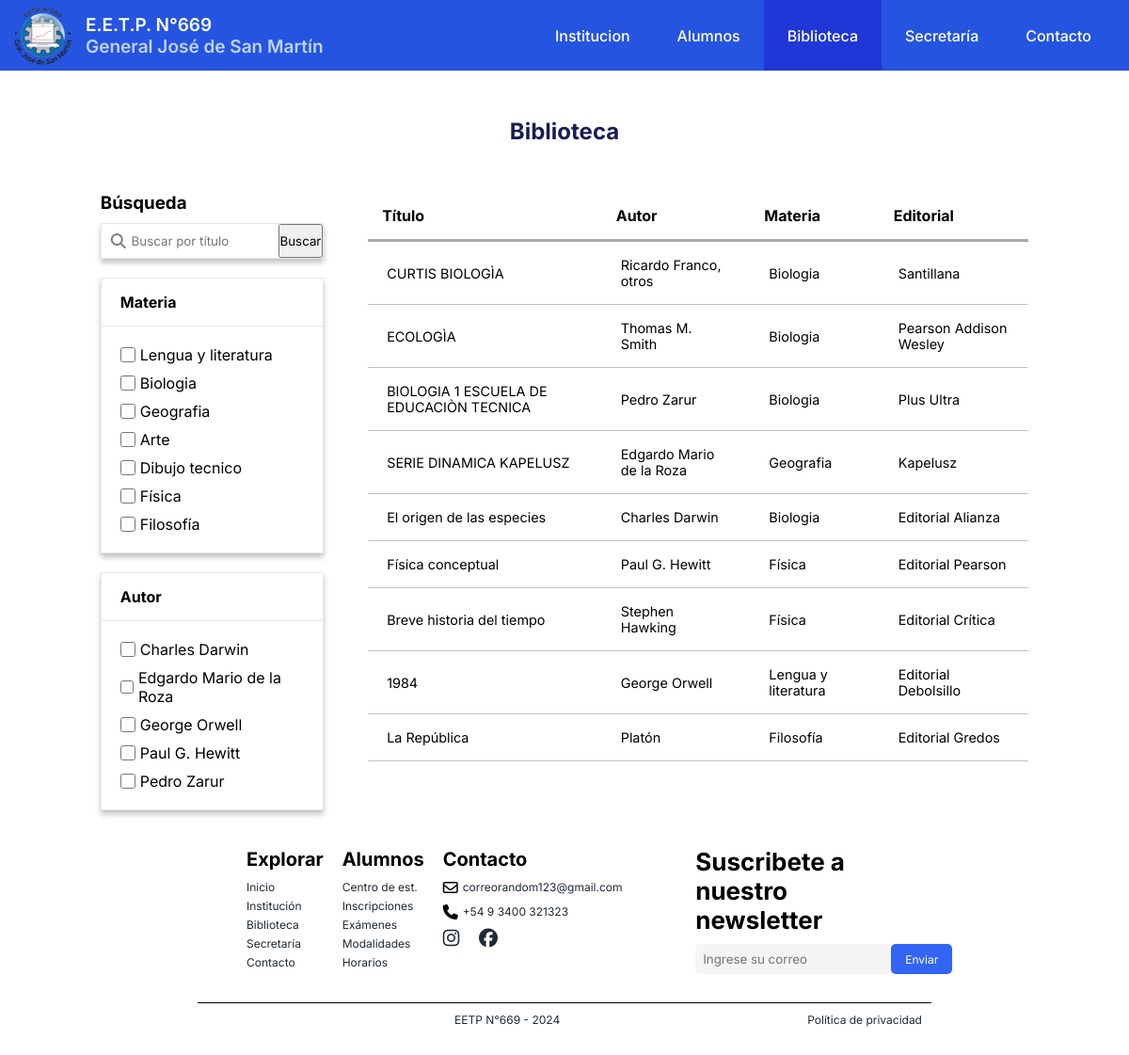
The app's page /biblioteca with its own data.
### materias/models.py (models this page shows, shortened)
class Materia(models.Model):
    nombre = models.CharField(max_length=100, verbose_name='Nombre')
    created = models.DateTimeField(auto_now_add=True)
    updated = models.DateTimeField(auto_now=True)

### libros/models.py (models this page shows, shortened)
class Libro(models.Model):
    title = models.CharField(max_length=100, verbose_name='Titulo')
    publisher = models.CharField(max_length=100, verbose_name='Editorial')
    materia = models.ForeignKey(Materia, verbose_name='Materia', default=1, on_delete=models.CASCADE)
    stock = models.IntegerField(verbose_name='Cantidad')
    author = models.CharField(max_length=100, verbose_name='Autor')
    isbn = models.IntegerField(verbose_name='ISBN')
    created = models.DateTimeField(auto_now_add=True)
    updated = models.DateTimeField(auto_now=True)

### libros/views.py (the view)
# urls.py: path('', LibrosListView.as_view(), name="biblioteca"),
class LibrosListView(ListView):
    model = Libro
    template_name = 'libros/biblioteca.html'
    context_object_name = 'libros'
    def get_queryset(self):
        queryset = super().get_queryset()
        query = self.request.GET.get('q', '')
        if query:
            queryset = queryset.filter(title__icontains=query)
        selected_authors = self.request.GET.getlist('author')
        if selected_authors:
            queryset = queryset.filter(author__in=selected_authors)
        selected_materias = self.request.GET.getlist('materia')
        if selected_materias:
            queryset = queryset.filter(materia__nombre__in=selected_materias)
        return queryset
    def get_context_data(self, **kwargs):
        context = super().get_context_data(**kwargs)
        context['autores'] = (
                    Libro.objects
                    .values_list('author', flat=True)
                    .distinct()
                    .order_by('author')[:5]
                )
        context['materias'] = Materia.objects.all()
        context['query'] = self.request.GET.get('q', '')
        context['selected_authors'] = self.request.GET.getlist('author')
        context['selected_materias'] = self.request.GET.getlist('materia')
        return context

### modalidades/processors.py (called while the page is built)
def ctx_dict(request):
    ctx = {'modalidades': Modalidad.objects.all() }
    return ctx

### libros/templates/libros/biblioteca.html (shortened to what this page needs)
{% extends "core/base.html" %}
{% load static %}
{% block extra_css %}
    <link rel="stylesheet" href="{% static "/css/index.css" %}">
    <link rel="stylesheet" href="{% static "/css/biblioteca.css" %}">
    <link rel="stylesheet" href="{% static "/css/layout/textos.css" %}">
    {% endblock extra_css %}
{% block content %}
<h2 class="txt_principal">Biblioteca</h2>
<div class="container">
    <div class="filters">
        <h3>Búsqueda</h3>
        <form method="GET" id="filters-form">
            <div class="search-box">
                <i class="fa-solid fa-magnifying-glass"></i>
                <input type="text" name="q" placeholder="Buscar por título" value="{{ query }}" id="search-input">
                <button type="submit" id="search-button">Buscar</button>
            </div>
            <div class="materia-filter">
                <h4>Materia</h4>
                <div class="materia-listado">
                    {% for materia in materias %}
                    <label for="materia_{{materia.id}}">
                        <input type="checkbox" id="materia_{{materia.id}}" name="materia" value="{{materia.nombre}}"
                               {% if materia.nombre in selected_materias %}checked{% endif %}>
                        <p>{{materia.nombre}}</p>
                    </label>
                    {% endfor %}
                </div>
            </div>
            <div class="autor-filter">
                <h4>Autor</h4>
                <div class="autor-listado">
                    {% for autor in autores %}
                    <label for="autor_{{autor}}">
                        <input type="checkbox" id="autor_{{autor}}" name="author" value="{{autor}}"
                               {% if autor in selected_authors %}checked{% endif %}>
                        <p>{{autor}}</p>
                    </label>
                    {% endfor %}
                </div>
            </div>
        </form>
    </div>
    <table>
        <thead>
            <tr>
                <th>Título</th>
                <th>Autor</th>
                <th>Materia</th>
                <th>Editorial</th>
            </tr>
        </thead>
        <tbody>
            {% for libro in libros %}
            <tr class='table-content'>
                <td class="titulo">{{libro.title}}</td>
                <td class="autor">{{libro.author}}</td>
                <td class="materia">{{libro.materia.nombre}}</td>
                <td class="editorial">{{libro.publisher}}</td>
            </tr>
            {% empty %}
            <tr>
                <td colspan="5">No se encontraron libros.</td>
            </tr>
            {% endfor %}
        </tbody>
    </table>
</div>
{% endblock content %}

### static/css/index.css (style rules this page uses)
* { margin: 0; padding: 0; box-sizing: border-box; font-family: 'Inter', sans-serif; }
body { background-color: #f3f3f3; }

### static/css/biblioteca.css (style rules this page uses)
body { background-color: white; }
.container { width: 80%; display: flex; flex-direction: row; margin: auto; justify-content: space-evenly; }
.filters { width: 20%; }
table { width: 70%; border-collapse: collapse; height: fit-content; }
table thead { border-bottom: 3px solid rgba(0, 0, 0, 0.329); text-align: left; }
th { padding: 15px; width: fit-content; font-weight: bold }
td { padding: 16px 20px; border: none; font-size: 0.9rem; }
.table-content { border-bottom: 1px solid #0000003d; }
.search-box { box-shadow: 0 4px 6px rgba(0, 0, 0, 0.25); width: 100%; border: 1px solid #E2E8F0; display: flex; flex-direction: row; margin-top: 10px; }
.search-box input { padding: 10px 5px; border: none; margin-left: 5px; width: 95%; }
.search-box i { margin: auto auto auto 10px; width: 5%; color: rgba(0, 0, 0, 0.5); }
.materia-filter, .autor-filter { box-shadow: 0 4px 6px rgba(0, 0, 0, 0.25); width: 100%; border: 1px solid #e2e8f0; margin-top: 20px; }
.materia-filter h4, .autor-filter h4 { border-bottom: 1px solid #E2E8F0; padding: 15px 20px; }
.materia-filter label, .autor-filter label { display: flex; flex-direction: row; margin: 10px auto; }
.materia-filter label p, .autor-filter label p { margin: auto 5px; }
.materia-filter label input, .autor-filter label input { width: 1rem; }
.materia-listado, .autor-listado { margin: 20px 20px; }
@media (max-width: 1440px) { .container { width: 90%; } }
@media (max-width: 1440px) { .filters { width: 22%; } }
@media (max-width: 1440px) { table { width: 65%; } }

### static/css/layout/textos.css (style rules this page uses)
.txt_principal { text-align: center; color: #181D53; margin: 50px auto; }

### records on screen
Materia: nombre "Lengua y literatura"
Materia: nombre "Biologia"
Materia: nombre "Geografia"
Materia: nombre "Arte"
Materia: nombre "Dibujo tecnico"
Materia: nombre "Física"
Materia: nombre "Filosofía"
Libro: title "CURTIS BIOLOGÌA", author "Ricardo Franco, otros", materia.nombre "Biologia", publisher "Santillana"
Libro: title "ECOLOGÌA", author "Thomas M. Smith", materia.nombre "Biologia", publisher "Pearson Addison Wesley"
Libro: title "BIOLOGIA 1 ESCUELA DE EDUCACIÒN TECNICA", author "Pedro Zarur", materia.nombre "Biologia", publisher "Plus Ultra"
Libro: title "SERIE DINAMICA KAPELUSZ", author "Edgardo Mario de la Roza", materia.nombre "Geografia", publisher "Kapelusz"
Libro: title "El origen de las especies", author "Charles Darwin", materia.nombre "Biologia", publisher "Editorial Alianza"
Libro: title "Física conceptual", author "Paul G. Hewitt", materia.nombre "Física", publisher "Editorial Pearson"
Libro: title "Breve historia del tiempo", author "Stephen Hawking", materia.nombre "Física", publisher "Editorial Crítica"
Libro: title "1984", author "George Orwell", materia.nombre "Lengua y literatura", publisher "Editorial Debolsillo"
Libro: title "La República", author "Platón", materia.nombre "Filosofía", publisher "Editorial Gredos"

### other values on screen
{{ autor }} "Charles Darwin" "Edgardo Mario de la Roza" "George Orwell" "Paul G. Hewitt" "Pedro Zarur"
